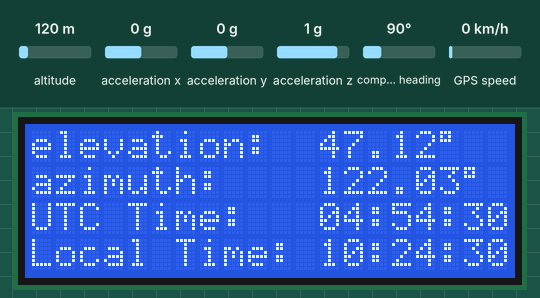
Recording of a sketch running on a simulated Arduino Mega 2560, built with avr-gcc and run on an emulated ATmega2560. Shown: 20×4 character LCD. The test bench sets the inputs (shaded band); at power-on: acceleration x 0 g, altitude 120 m, acceleration y 0 g, acceleration z 1 g, compass heading 90°, GPS speed 0 km/h. The local clock reads 2024-03-15 10:24:30 at power-on unless the sketch sets it; the GPS gets a fix after 3 s at 37.7749, -122.4194 with 8 satellites; what the sketch prints to the serial monitor is not drawn.

Above: at 0.3 s.
At 1.2 s:
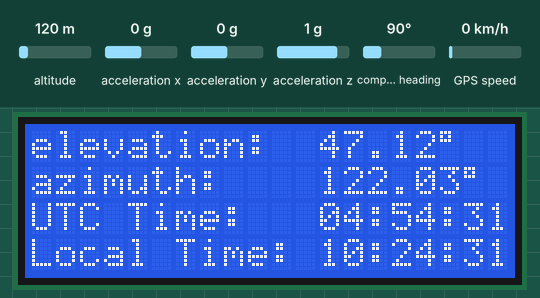
At 6.5 s:
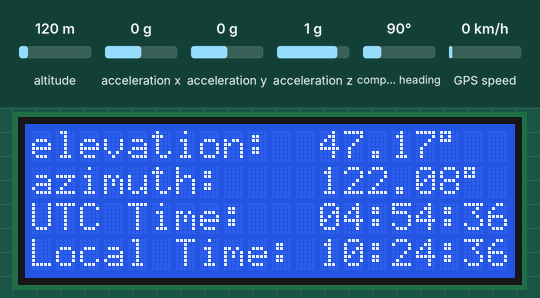
6.6 s: acceleration x set to -1.4 g
Timing chart, 0 to 9.6 s (numbered marks = the images above; inputs shaded):
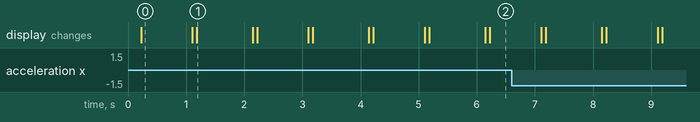

The sketch:

SolarTrackingsystem.ino
```cpp
#include "Arduino.h"
#include "uRTCLib.h"
#include <TinyGPS++.h>
#include <SoftwareSerial.h>
#include <LCD_I2C.h>
#include <math.h>
#include <Wire.h>
#include <Adafruit_Sensor.h>
#include <Adafruit_BNO055.h>


/************* Disclaimer *********************
*  Minor Project 2023
*  By Harsh Chotaliya (20bec039@nirmauni.ac.in)
*  By Kinjal Ahuja (20bec057@nirmauni.ac.in)
***********************************************
*  Here RTC is used because whenever GPS is not
*  there then RTC is used for timining.
***********************************************
* Serial  : Used for Serial Monitor
* Serial1 : Used for GPS - data
* Serial2 : Used for Motor Driver
* I2C : Addr - 0xA7 : Used for LCD 20x4
*              0x68 : Used for RTC
*              0x28 : Used for BNO055 - 9 axis Gyroscope
*/

///////////////// If offset Required in Elevation & Azimuth for correction with actual data from website
#define elevation_offset 0.47
#define azimuth_offset 1.16

///////////////// Default value (Nirma University) if GPS signal is not found
#define default_long  72.54420
#define default_lat   23.12788

///////////////////// degree to radian
#define DEG_TO_RAD   0.01744
#define RAD_TO_DEG   57.32484

///////////////////// Timezone offset for gps timing.
#define  timeZoneOffsetHours    -6
#define  timeZoneOffsetMinutes  30

///////////////////// Row and column of lcd
#define row_lcd   4
#define col_lcd   20

///////////////////// Variable for function of print
#define GPS_    0
#define RTC_    1

//////////////////// Variable to print data whether on LCD or Serial Monitor
#define LCD_    0
#define SERIAL_  1

#define BNO055_SAMPLERATE_DELAY_MS (100)

Adafruit_BNO055 bno = Adafruit_BNO055(55, 0x28, &Wire);

//////////////////////  I2C LCD
LCD_I2C lcd(0xA7,col_lcd,row_lcd);

///////////////////// RTC I2C ADDR - 0x68
uRTCLib rtc(0x68);

//////////////////// Variable for Refreshing the LCD data
int prev_hour=0,prev_minute=0,prev_second=0;

//////////////////// Variable to hold the value of latitiude or longitude
double latitude_=0,longitude_=0;

//////////////////// Variable to hold current Elevation angle & Azimuth angle
double ele_ang, azi_ang;

//////////////////// Variable to hold Julian Date Value
long JDate;

//////////////////// Varible to hold the value of every seconds (Used when we want to rotate the Solar Panel on particular interval of time)
long seconds=0;

///////////////// Variable to hold actual x_axis and y_axis angle
double current_x_axis_angle,current_y_axis_angle;

//////////////////// Weak Days array
char daysOfTheWeek[7][12] = {"Sun", "Monday", "Tuesday", "Wed", "Thursday", "Fri", "Saturday"};

////////////////// GPS Module (runs on Serial1)
const uint32_t GPSBaud = 9600;

////////////////// Variable to hold UTC Time
int UTCMinutes,UTCHours,dayofyear;

////////////////// UTC to local time converter function
int LocaltoUTCTime(int hour, int minute);

/////////////////// LCD/Serial Printing Function
void Print_data(bool L_S,bool gpsorrtc);

/////////////////// Sun position Function
void Calculate_Sun_Position(int hour , int minute , int second , int day , int month , int year, float longitude , float latitude);

////////////////// day of the year
void day_of_the_year(int day, int month, int year);

////////////////// Julian Date Function
long JulianDate(int year, int month, int day);

TinyGPSPlus gps;

void setup() {

  ///////////////// Serial Monitor
  Serial.begin(9600);

  ///////////////// GPS Module
  Serial1.begin(GPSBaud);

  ///////////////// LCD Initialization
  lcd.begin();
  lcd.backlight();

  ///////////////// RTC Initalization
  URTCLIB_WIRE.begin();

  ///////////////// Sabertooth
  Serial2.begin(19200);
  Serial2.write(64);

/////////// 64 - forward positive
/////////// 64 - backward negative

/////////// 191 - forward negative
/////////// 191 - backward positive


  while (!Serial) delay(10);  // wait for serial port to open!
  if(!bno.begin())
  {
    Serial.print("Ooops, no BNO055 detected ... Check your wiring or I2C ADDR!");
    while(1);
  }

  ///////////////// First time manually set the RTC data when POWER ON
  //rtc.set(50,52,20,6,01,12,23);
}

void loop() {

  if (Serial1.available() > 0)
  {
    ///// print only if gps data is encoded correctly

    if (gps.encode(Serial1.read()))
    {
      ///// also only print correct data if location is valid
      if (gps.location.isValid())
      {
        latitude_=gps.location.lat();
        longitude_=gps.location.lng();
      }
      ///// other wise print invalid
      else
      {
        latitude_= default_lat;
        longitude_ = default_long;
        lcd.print(F("- location: INVALID"));
        Serial.print("location invalid");
      }

    }

   }

  rtc.refresh();

  /*********************************************************************************
  ***** Local Time to UTC Time Convert for Sun position calulation *****************
  *********************************************************************************/

  LocaltoUTCTime(rtc.hour(),rtc.minute());

  /******************************************************
  ************* Sun position Calculation ****************
  ******************************************************/

  Calculate_Sun_Position(UTCHours,UTCMinutes,rtc.second(),rtc.day(),rtc.month(),rtc.year(),default_long,default_lat);

  sensors_event_t event;
  bno.getEvent(&event);
  current_x_axis_angle=event.orientation.y;
  current_y_axis_angle=event.orientation.z;

  if(current_y_axis_angle>180)
  {
    current_y_axis_angle=current_y_axis_angle-360;
  }

  Serial.print(current_x_axis_angle);
  Serial.print("     ");
  Serial.println(current_y_axis_angle);

  desire_angle_motor_direction(-20,ele_ang);

  /******************************************************
  ************* To view Elevation Data on LCD ***********
  ******************************************************/

  lcd.setCursor(0,0);
  lcd.print("elevation:");
  lcd.setCursor(12, 0);
  lcd.print(ele_ang);
  lcd.print("\337");

  /******************************************************
  ************* To view Azimuth Data on LCD *************
  ******************************************************/

  lcd.setCursor(0,1);
  lcd.print("azimuth:");
  lcd.setCursor(12,1);
  lcd.print(azi_ang);
  lcd.print("\337");

  /******************************************************
  ************* To view UTC Time on LCD *****************
  ******************************************************/

  lcd.setCursor(0,2);
  lcd.print("UTC Time:");
  lcd.setCursor(12,2);
  if(UTCHours<10)
  {
    lcd.print("0");
  }
  lcd.print(UTCHours);
  lcd.print(":");
  if(UTCMinutes<10)
  {
    lcd.print("0");
  }
  lcd.print(UTCMinutes);
  lcd.print(":");
  if(rtc.second()<10)
  {
    lcd.print("0");
  }
  lcd.print(rtc.second());

  /******************************************************
  *********** To view Local Time on LCD *****************
  ******************************************************/

  lcd.setCursor(0,3);
  lcd.print("Local Time:");
  lcd.setCursor(12, 3);
  if(rtc.hour()<10)
  {
    lcd.print("0");
  }
  lcd.print(rtc.hour());
  lcd.setCursor(14,3);
  lcd.print(':');
  if(rtc.minute()<10)
  {
    lcd.print("0");
  }
  lcd.print(rtc.minute());
  lcd.setCursor(17,3);
  lcd.print(':');
  if(rtc.second()<10)
  {
    lcd.print("0");
  }
  lcd.print(rtc.second());
  lcd.setCursor(18,3);

  /******************************************************
  ****** To change on LCD data on every second **********
  ******************************************************/

  if( (rtc.hour() != prev_hour) | (rtc.minute() != prev_minute) | (rtc.second() != prev_second) )
  {
    lcd.clear();
    seconds++;
  }

  prev_hour=rtc.hour();
  prev_minute=rtc.minute();
  prev_second=rtc.second();
}

int LocaltoUTCTime(int hour, int minute)
{
  // Calculate the local time
  UTCHours = hour + timeZoneOffsetHours;
  UTCMinutes = minute + timeZoneOffsetMinutes;

  // Adjust for negative minutes or overflow
  if (UTCMinutes < 0) {
    UTCMinutes += 60;
    UTCHours -= 1;
  }
  if (UTCMinutes >= 60) {
    UTCMinutes -= 60;
    UTCHours += 1;
  }
}

void Calculate_Sun_Position(int hour, int minute, int second, int day, int month, int year,float longitude , float latitude)
{
  double T, JD_frac, L0, M, e, C, L_true, f, R, GrHrAngle, Obl, RA, Decl, HrAngle;
  long JDate, JDx;

  ////////// Julian Date
  JDate      = JulianDate(year, month, day);

  ////////// Julian Time
  JD_frac    = (hour + minute / 60.0 + second / 3600.0) / 24.0 - 0.5;

  ////////// Substract Time reference 1 January 2000
  T          = JDate - 2451545;
  T          = (T + JD_frac) / 36525.0;

  ////////// Mean Logitude
  L0         = DEG_TO_RAD * fmod(280.46645 + 36000.76983 * T, 360);

  ////////// Mean Anomaly
  M          = DEG_TO_RAD * fmod(357.5291 + 35999.0503 * T, 360);
  e          = 0.016708617 - 0.000042037 * T;
  C          = DEG_TO_RAD * ((1.9146 - 0.004847 * T) * sin(M) + (0.019993 - 0.000101 * T) * sin(2 * M) + 0.00029 * sin(3 * M));
  f          = M + C;

  ///////// obliquity of the ecliptic
  Obl        = DEG_TO_RAD * (23 + 26 / 60.0 + 21.448 / 3600. - 46.815 / 3600 * T);
  JDx        = JDate - 2451545;
  GrHrAngle  = 280.46061837 + (360 * JDx) % 360 + 0.98564736629 * JDx + 360.98564736629 * JD_frac;
  GrHrAngle  = fmod(GrHrAngle, 360.0);

  ///////// ecliptic logitude
  L_true     = fmod(C + L0, 2 * PI);

  R          = 1.000001018 * (1 - e * e) / (1 + e * cos(f));
  ///////// Right ascension
  RA         = atan2(sin(L_true) * cos(Obl), cos(L_true));

  ///////// declination
  Decl       = asin(sin(Obl) * sin(L_true));

  ///////// Hour angle
  HrAngle    = (DEG_TO_RAD * GrHrAngle) + (longitude * DEG_TO_RAD) - RA;

  // Azimuth measured east from north, so 0 degrees is North

  ///////// Elevation Angle
  ele_ang  = asin(sin(latitude*DEG_TO_RAD) * sin(Decl) + cos(latitude*DEG_TO_RAD) * (cos(Decl) * cos(HrAngle)));
  ele_ang = (ele_ang / DEG_TO_RAD)+ elevation_offset;

  ///////// Azimuth angle
  azi_ang  = PI + atan2(sin(HrAngle), cos(HrAngle) * sin(latitude*DEG_TO_RAD) - tan(Decl) * cos(latitude*DEG_TO_RAD));
  azi_ang   = (azi_ang   / DEG_TO_RAD) + azimuth_offset;

}

long JulianDate(int year, int month, int day) {
  long JDate;
  int A, B;
  if (month <= 2) {year--; month += 12;}
  A = year / 100; B = 2 - A + A / 4;
  JDate = (long)(365.25 * (year + 4716)) + (int)(30.6001 * (month + 1)) + day + B - 1524;
  return JDate;
}

void day_of_the_year(int day, int month, int year)
{
  int day_in_month[13]={0,31,28,31,30,31,30,31,31,30,31,30,31};
  dayofyear=day;
  if(year%4==0)
  {
    day_in_month[2]=29;
  }
  for(int i=0;i<month;i++)
  {
    dayofyear+=day_in_month[i];
  }
}

void desire_angle_motor_direction(float desire_x_axis_angle,float desire_y_axis_angle)
{
  float x_diff = current_x_axis_angle - desire_x_axis_angle;
  float y_diff = current_y_axis_angle - desire_y_axis_angle;
  int speed_x,speed_y;
  if(fabs(x_diff)>3)
  {
    if(x_diff > 0)
    {
      speed_x=-9;
    }
    else if(x_diff < 0)
    {
      speed_x=9;
    }
    Serial2.write(191 - speed_x);
  }
  else
  {
    speed_x=0;
    Serial2.write(191);
  }
  if(fabs(y_diff)>3)
  {
    if (y_diff > 0) {
      speed_y = 9;
    } else if (y_diff < 0) {
      speed_y = -9;
    }
    Serial2.write(64 - speed_y);
  }
  else
  {
    speed_y=0;
    Serial2.write(64);
  }
}

void Print_data(bool L_S,bool gpsorrtc)
{
    if(L_S == LCD_)
    {
       if(gpsorrtc == GPS_)
       {
        lcd.setCursor(0, 0);
        lcd.print("Latitude:") ;
        lcd.setCursor(10, 0);
        lcd.print(gps.location.lat());
        lcd.setCursor(0, 1);
        lcd.print("Longitude:") ;
        lcd.setCursor(11, 1);
        lcd.print(gps.location.lng());
       }

        lcd.setCursor(0, 2);
        lcd.print("Date:");
        lcd.print(rtc.day());
        lcd.print('/');
        lcd.print(rtc.month());
        lcd.print('/');
        lcd.print(rtc.year());
        lcd.print(" (");
        lcd.print(daysOfTheWeek[rtc.dayOfWeek()-1]);
        lcd.print(") ");

        lcd.setCursor(0,3);
        lcd.print("Time:");
        lcd.setCursor(5, 3);
        lcd.print(rtc.hour());
        lcd.setCursor(7,3);
        lcd.print(':');
        lcd.print(rtc.minute());
        lcd.setCursor(10,3);
        lcd.print(':');
        lcd.print(rtc.second());
        lcd.setCursor(14,3);
        lcd.print("(");
        lcd.print(rtc.temp() / 100);
        lcd.print("\337C");
        lcd.print(")");
        if( (rtc.hour() != prev_hour) | (rtc.minute() != prev_minute) | (rtc.second() != prev_second) )
        {
          lcd.clear();
        }
    }
    else
    {
      if(gpsorrtc==GPS_)
      {
        Serial.print(" latitude : ");
        Serial.print(gps.location.lat());
        Serial.print(" longitude : ");
        Serial.println(gps.location.lng());
      }
      else
      {
        Serial.print("Date :");
        Serial.print(rtc.day());
        Serial.print('/');
        Serial.print(rtc.month());
        Serial.print('/');
        Serial.print(rtc.year());
        Serial.print(" (");
        Serial.print(daysOfTheWeek[rtc.dayOfWeek()-1]);
        Serial.println(") ");

        Serial.print("Time :");
        Serial.print(rtc.hour());
        Serial.print(':');
        Serial.print(rtc.minute());
        Serial.print(':');
        Serial.println(rtc.second());

        Serial.print("Temperature: ");
        Serial.print(rtc.temp()  / 100);
        Serial.print("\xC2\xB0");
        Serial.println("C");
        Serial.println("--------------------------------");
        delay(900);
      }
    }
}
```

Measured:
- what the display in image 0 shows lasts 0.9 s, from 0.2 s to 1.1 s
- what the display in image 1 shows lasts 0.9 s, from 1.2 s to 2.1 s
